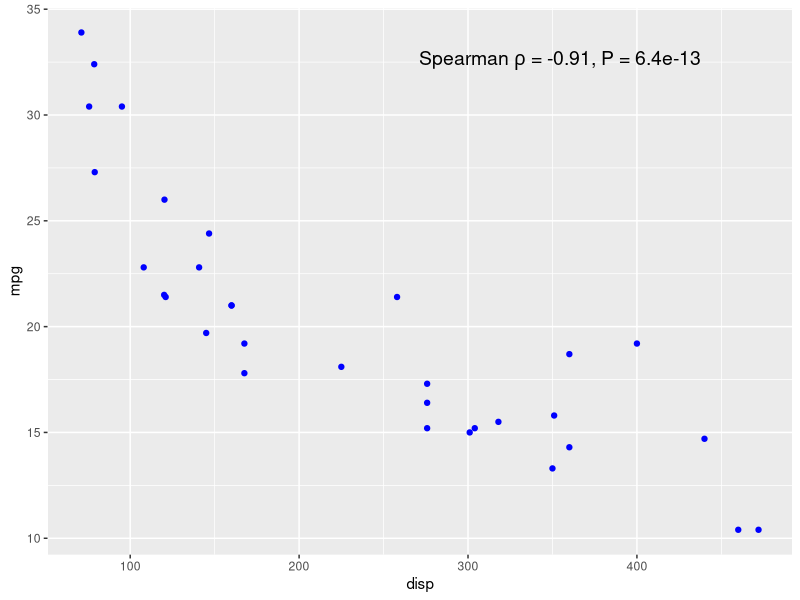
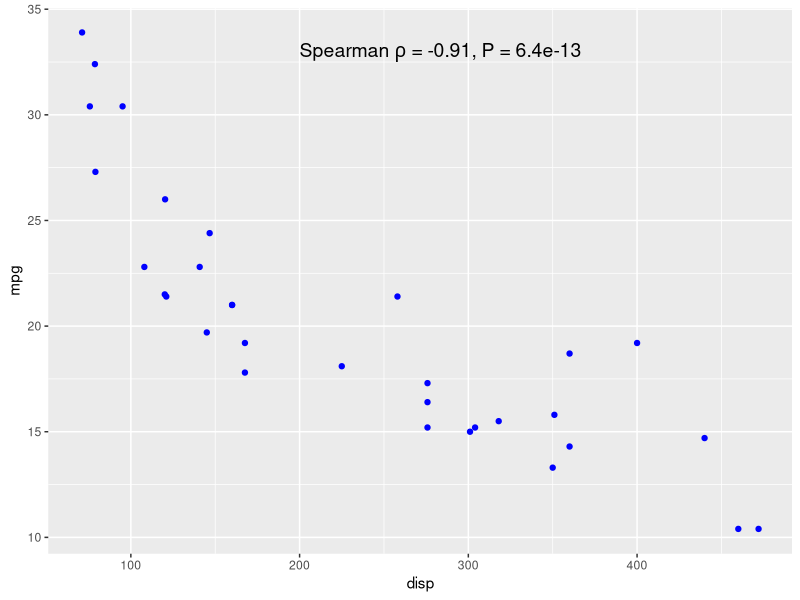
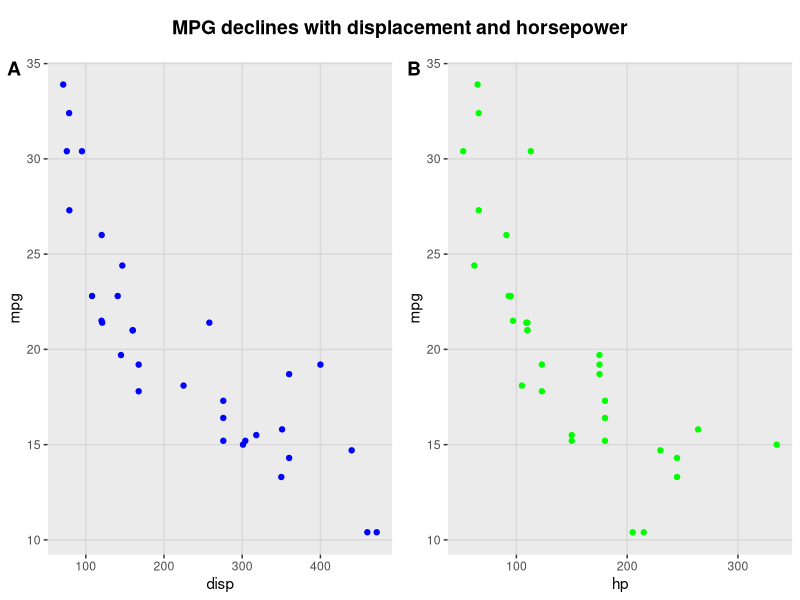
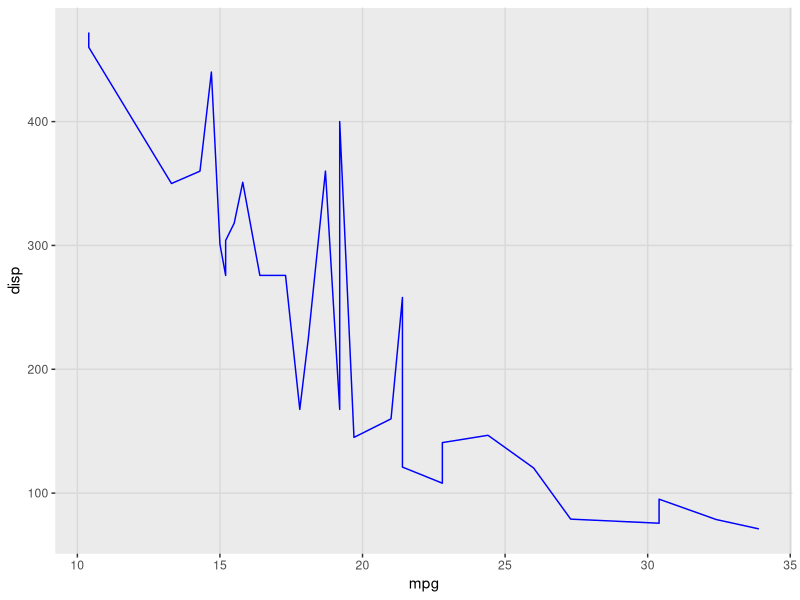
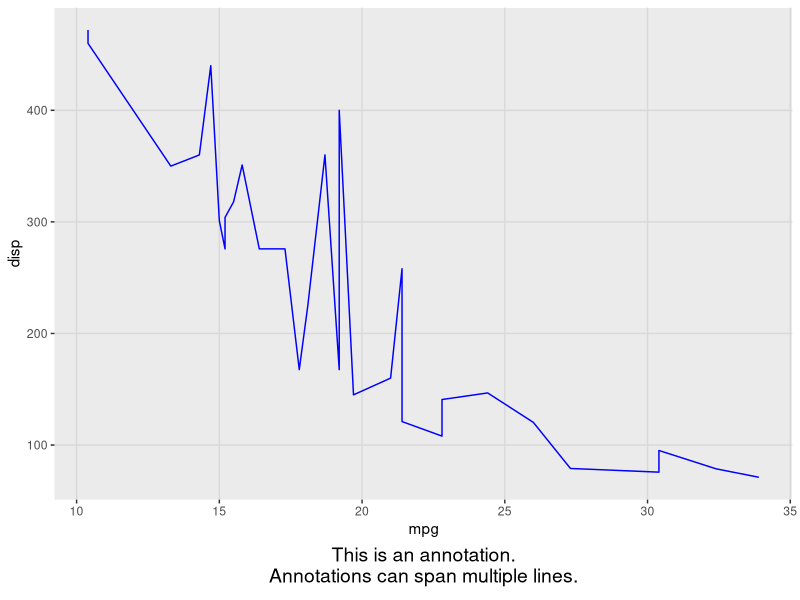
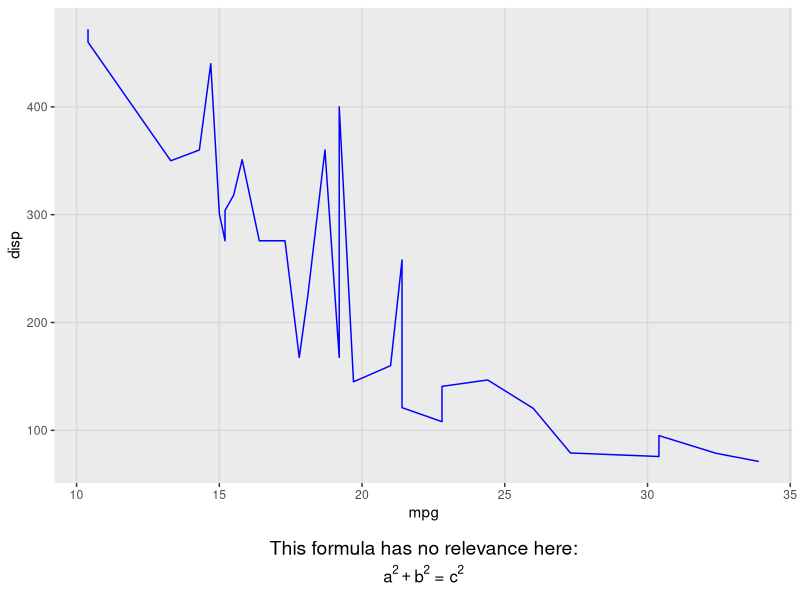
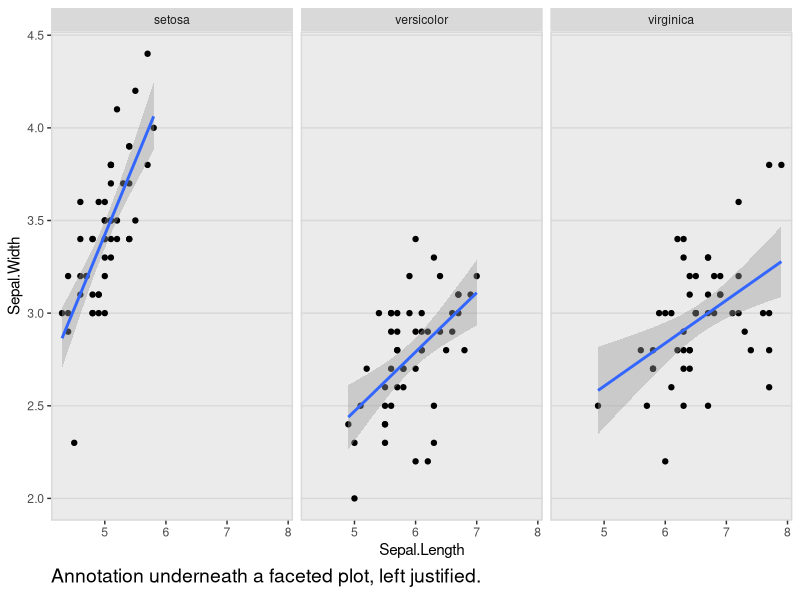
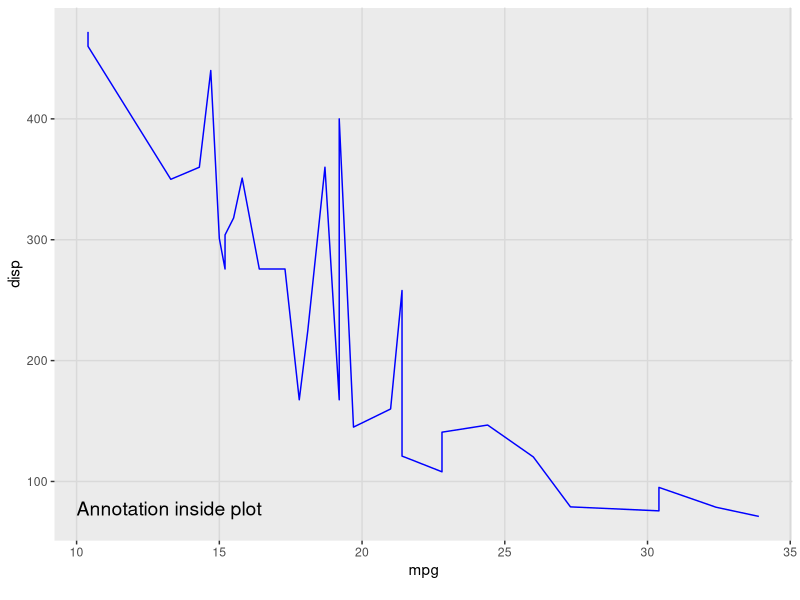

Reproduce these figures in R, in order.
## ---- chunk 1
library(ggplot2)
library(cowplot)
## ---- chunk 2
p <- ggplot(mtcars, aes(x=disp, y=mpg)) + geom_point(colour = "blue")

c <- cor.test(mtcars$mpg, mtcars$disp, method='sp')
label <- substitute(paste("Spearman ", rho, " = ", estimate, ", P = ", pvalue),
                    list(estimate = signif(c$estimate, 2), pvalue = signif(c$p.value, 2)))
# adding label via ggdraw, in the ggdraw coordinates
ggdraw(p) + draw_label(label, .7, .9)
## ---- chunk 3
# adding label directly to plot, in the data coordinates
p + draw_label(label, 200, 32.5, hjust = 0, vjust = 0)
## ---- chunk 4
# make a plot grid consisting of two panels
p1 <- ggplot(mtcars, aes(x=disp, y=mpg)) + geom_point(colour = "blue") + background_grid(minor='none')
p2 <- ggplot(mtcars, aes(x=hp, y=mpg)) + geom_point(colour = "green") + background_grid(minor='none')
p <- plot_grid(p1, p2, labels=c('A', 'B'))
# now add the title
title <- ggdraw() + draw_label("MPG declines with displacement and horsepower", fontface='bold')
plot_grid(title, p, ncol=1, rel_heights=c(0.1, 1)) # rel_heights values control title margins
## ---- chunk 5
p1 <- ggplot(mtcars, aes(mpg, disp)) + geom_line(colour = "blue") + background_grid(minor='none')
p1
## ---- chunk 6
p2 <- add_sub(p1, "This is an annotation.\nAnnotations can span multiple lines.")
ggdraw(p2)
## ---- chunk 7
p2 <- add_sub(p1, "This formula has no relevance here:", y  = 0, vjust = 0)
p3 <- add_sub(p2, expression(paste(a^2+b^2, " = ", c^2)), size=12)
ggdraw(p3)
## ---- chunk 8
plot.iris <- ggplot(iris, aes(Sepal.Length, Sepal.Width)) +
  geom_point() + facet_grid(. ~ Species) + stat_smooth(method = "lm") +
  background_grid(major = 'y', minor = "none") + # add thin horizontal lines
  panel_border() # and a border around each panel
p2 <- add_sub(plot.iris, "Annotation underneath a faceted plot, left justified.", x = 0, hjust = 0)
ggdraw(p2)
## ---- chunk 9
ggdraw(add_sub(p1, "Annotation inside plot", vpadding=grid::unit(0, "lines"),
       y = 6, x = 0.03, hjust = 0))
